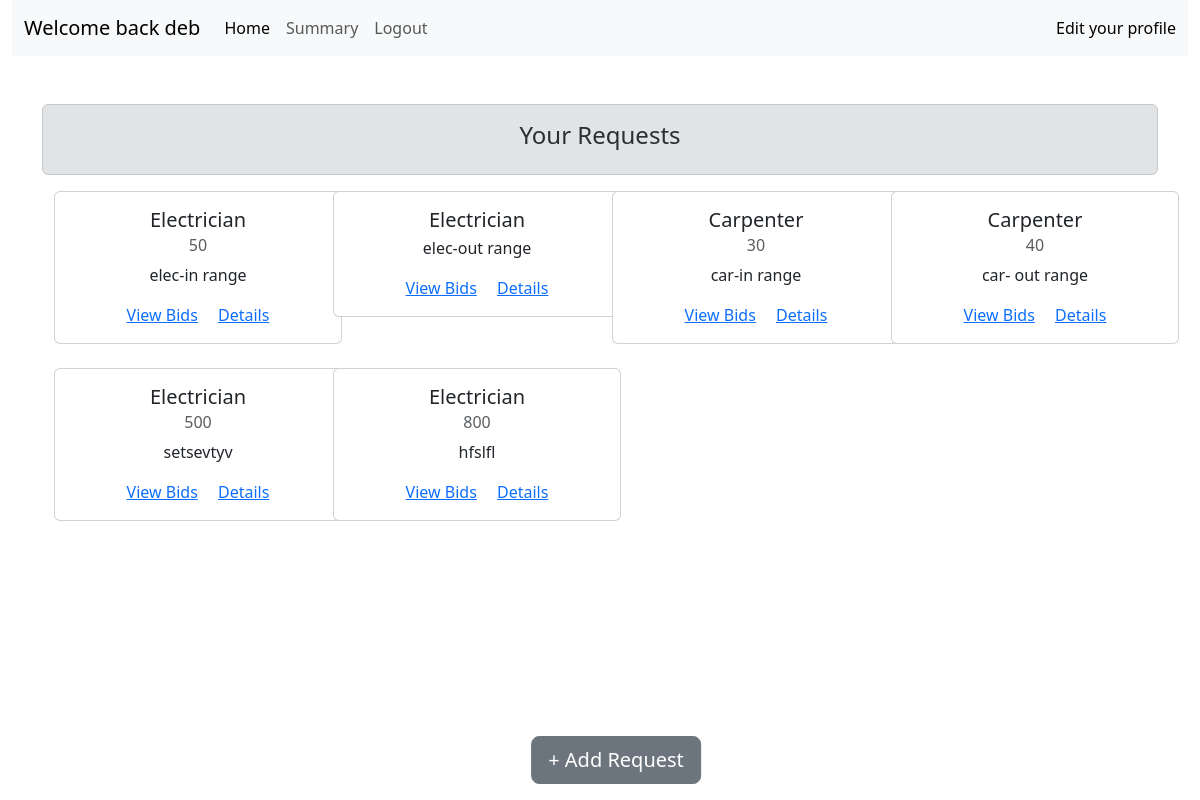
Page /consumer_dashboard (signed in) on the earlier database version.
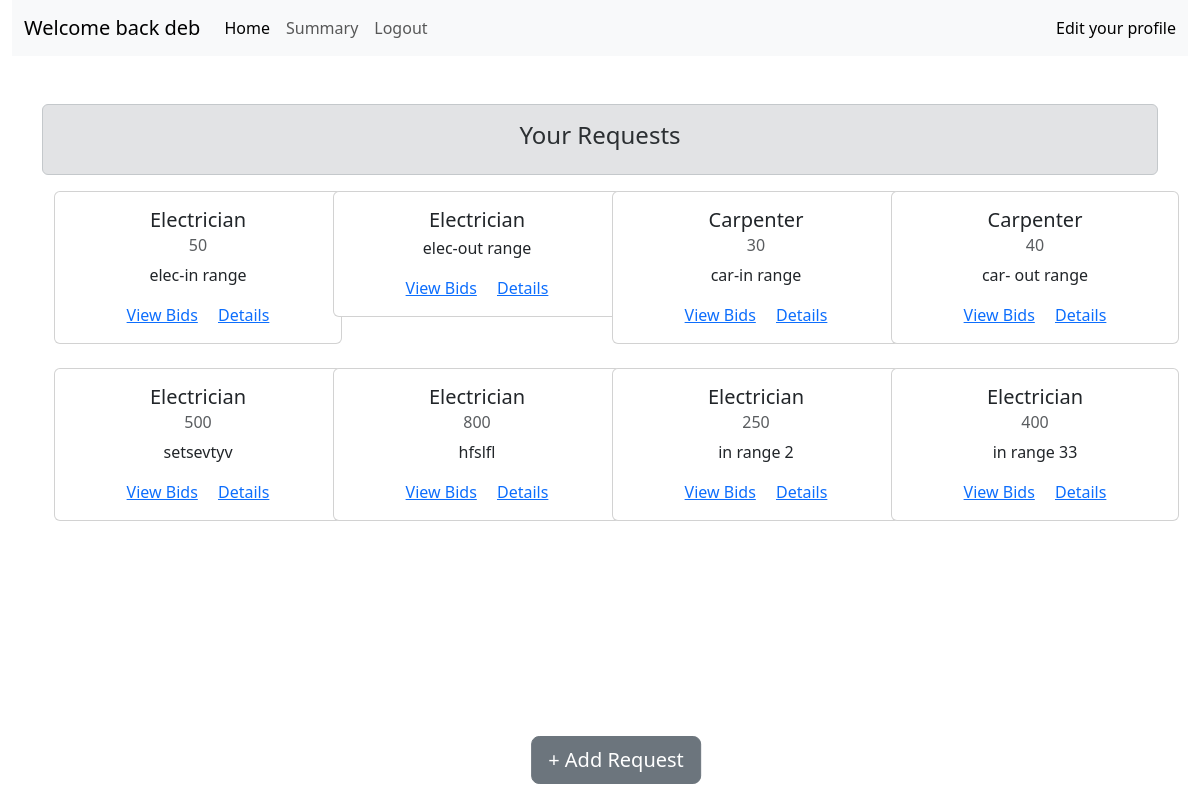
Same page on the later database version.
### app.py (models this page shows)
class users(db.Model):
    id = db.Column(db.Integer, primary_key=True)
    email = db.Column(db.String(120), unique=True, nullable=False, index=True)
    password_hash = db.Column(db.String(255), nullable=False)
    full_name = db.Column(db.String(120), nullable=False)
    latitude = db.Column(db.Float, nullable=False)
    longitude = db.Column(db.Float, nullable=False)
    radius_km = db.Column(db.Float, default=5.0)  # optional usage
    is_provider = db.Column(db.Boolean, default=False)
    is_consumer = db.Column(db.Boolean, default=False)
    user_skill=db.Column(db.String(20), nullable=True)
    created_at = db.Column(db.DateTime, default=db.func.current_timestamp())

class service_request(db.Model):
    id=db.Column(db.Integer, primary_key=True)
    consumer_id=db.Column(db.Integer, nullable=False)
    con_latitude = db.Column(db.Float, nullable=False)
    con_longitude = db.Column(db.Float, nullable=False)
    service_title=db.Column(db.String(200), nullable=False)
    service_type=db.Column(db.String(50), nullable=False)
    budget=db.Column(db.Integer, nullable=False)
    desc=db.Column(db.String(500), nullable=False)
    is_active=db.Column(db.Boolean, default=True)
    is_inprogress=db.Column(db.Boolean, default=False)
    assigned_provider_id=db.Column(db.Integer, nullable=True)
    created_at=db.Column(db.DateTime, default=db.func.current_timestamp())

### app.py (the view)
@app.route('/consumer_dashboard')
def consumer_dashboard():
    if 'user_id' not in session:
        return redirect(url_for('login'))
    id=session['user_id']
    current_user_object = users.query.get(id)
    ser_req=service_request.query.filter_by(consumer_id=id).all()
    return render_template('consumer/consumer_dashboard.html',user=current_user_object,requests=ser_req)

### templates/consumer/consumer_dashboard.html (shortened to what this page needs)
{% extends 'base.html' %}
{% block body %}
<div class="container-fluid">
  <nav class="navbar navbar-expand-lg bg-body-tertiary">
    <div class="container-fluid">
      <a class="navbar-brand" href="#">Welcome back {{user.full_name}}</a>
      <div class="collapse navbar-collapse" id="navbarText">
        <ul class="navbar-nav me-auto mb-2 mb-lg-0">
          <li class="nav-item">
            <a class="nav-link active" aria-current="page" href="#">Home</a>
          </li>
          <li class="nav-item">
            <a class="nav-link" href="#">Summary</a>
          </li>
          <li class="nav-item">
            <a class="nav-link" href="{{url_for('logout')}}">Logout</a>
          </li>
        </ul>
        <span class="navbar-text">
          <a class="nav-link" href="#">Edit your profile</a>
        </span>
      </div>
    </div>
  </nav>
</div>
<div class="container">
  <div class="alert alert-secondary mt-5 text-center" role="alert">
    <strong>
      <h4>Your Requests</h4>
    </strong>
  </div>
  <div class="container">
    <div class="row row-cols-1 row-cols-md-2 row-cols-lg-4 g-4">
      {% for request in requests %}
      <div class="col">
        <div class="card" style="width: 18rem;">
          <div class="card-body text-center">
            <h5 class="card-title">{{request.service_type}}</h5>
            <h6 class="card-subtitle mb-2 text-muted">{{request.budget}}</h6>
            <p class="card-text">{{request.desc}}</p>
            <a href="/consumer/view-lot/1" class="card-link">View Bids</a>
            <a href="/consumer/book-slot/1" class="card-link">Details</a>
          </div>
        </div>
      </div>
      {% endfor %}
    </div>
  </div>
</div>
<a href="{{url_for('add_service_request')}}"
  class="btn btn-lg btn-secondary position-fixed bottom-0 start-50 translate-middle-x m-3 z-3">+ Add Request</a>
{% endblock body %}

### templates/base.html (shortened to what this page needs)
<!DOCTYPE html>
<html lang="en">
<head>
    <link href="https://cdn.jsdelivr.net/npm/bootstrap@5.3.7/dist/css/bootstrap.min.css" rel="stylesheet"
>
    <link rel="stylesheet" href="https://unpkg.com/leaflet@1.9.4/dist/leaflet.css" />
</head>
<body>
    {% block body %}
    {% endblock body %}
</body>
</html>

Differences in the rows shown:
added service_request: service_type "Electrician", budget "250", desc "in range 2"
added service_request: service_type "Electrician", budget "400", desc "in range 33"
